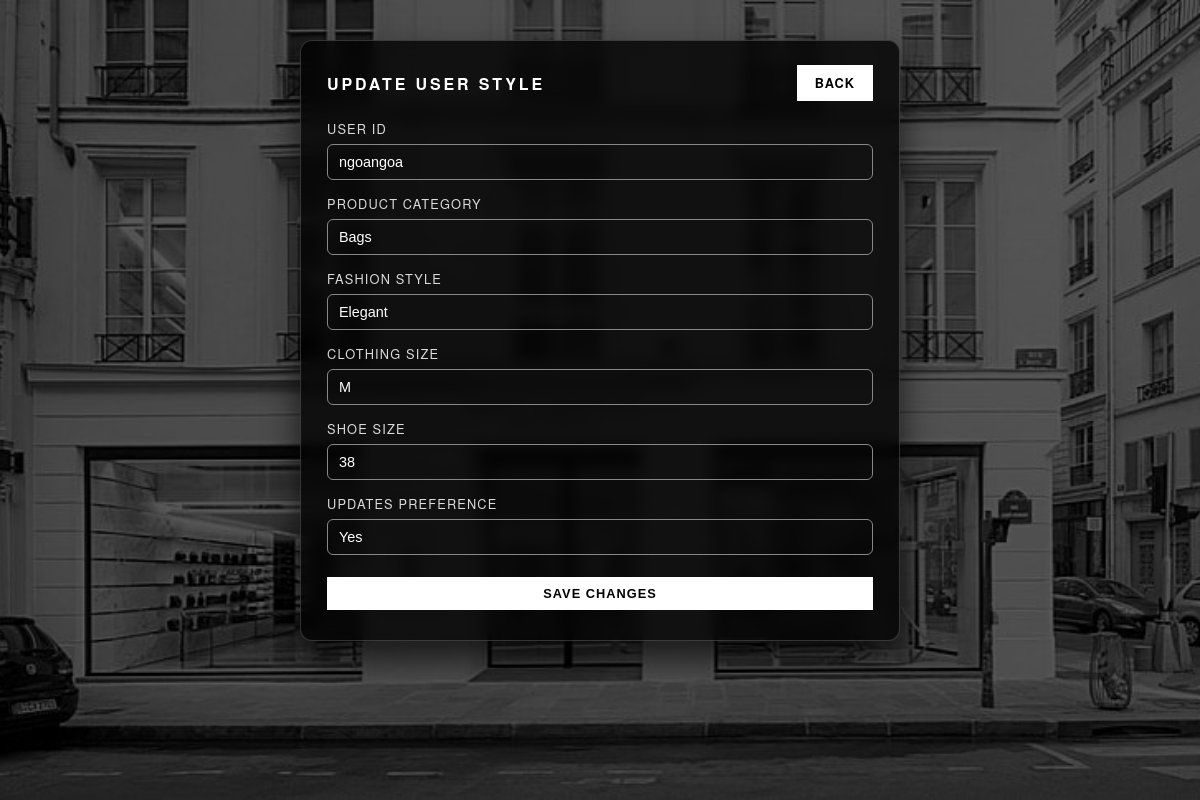
The app's page /finalproject/update.php?id=ngoangoa with its own data.
### tables this page shows
CREATE TABLE `style_reference` (
  `user_id` varchar(200) NOT NULL,
  `product_category` text NOT NULL,
  `fashion_style` text NOT NULL,
  `clothing_size` text NOT NULL,
  `shoe_size` int NOT NULL,
  `updates_preference` enum('Yes','No') NOT NULL
);

### finalproject/update.php (the view, shortened to what this page needs)
<?php
include 'koneksi.php';
$user_id = $_GET['id'];
$data = mysqli_query($koneksi, "SELECT * FROM style_reference WHERE user_id='$user_id'");
$d = mysqli_fetch_array($data);
?>
<!DOCTYPE html>
<html lang="en">
<head>
    <link rel="stylesheet" href="styleupdate.css">
</head>
<body>
<div class="page-section">
    <div class="data-box form-box">
        <div class="data-header">
            <div class="data-title">Update User Style</div>
            <a href="showdata.php" class="btn-ysl">Back</a>
        </div>
        <form method="post" action="ubah.php" class="ysl-form">
            <div class="form-group">
                <label>User ID</label>
                <input type="text" class="ysl-input" value="<?php echo $d['user_id']; ?>" disabled>
            </div>
            <div class="form-group">
                <label>Product Category</label>
                <select name="product_category" class="ysl-input" required>
                    <option value="Bags"           <?php if ($d['product_category']=='Bags') echo 'selected'; ?>>Bags</option>
                </select>
            </div>
            <div class="form-group">
                <label>Fashion Style</label>
                <select name="fashion_style" class="ysl-input" required>
                    <option value="Elegant"         <?php if ($d['fashion_style']=='Elegant') echo 'selected'; ?>>Elegant</option>
                </select>
            </div>
            <div class="form-group">
                <label>Clothing Size</label>
                <select name="clothing_size" class="ysl-input" required>
                    <option value="M"  <?php if ($d['clothing_size']=='M')  echo 'selected'; ?>>M</option>
                </select>
            </div>
            <div class="form-group">
                <label>Shoe Size</label>
                <select name="shoe_size" class="ysl-input" required>
                    <option value="38" <?php if ($d['shoe_size']=='38') echo 'selected'; ?>>38</option>
                </select>
            </div>
            <div class="form-group">
                <label>Updates Preference</label>
                <select name="updates_preference" class="ysl-input" required>
                    <option value="Yes" <?php if ($d['updates_preference']=='Yes') echo 'selected'; ?>>Yes</option>
                </select>
            </div>
            <button type="submit" class="btn-ysl btn-full">Save Changes</button>
        </form>
    </div>
</div>
</body>
</html>

### finalproject/styleupdate.css (style rules this page uses)
* { box-sizing: border-box; }
body { margin: 0; font-family: "Helvetica Neue", Arial, sans-serif; color: #ffffff; }
.page-section { min-height: 100vh; background: url("store.jpeg") center/cover no-repeat fixed; position: relative; display: flex; justify-content: center; align-items: flex-start; padding: 40px 15px; }
.page-section::after { content: ""; position: absolute; inset: 0; background: rgba(0, 0, 0, 0.65); }
.data-box { position: relative; z-index: 2; background: rgba(0, 0, 0, 0.78); border: 1px solid rgba(255, 255, 255, 0.18); backdrop-filter: blur(7px); -webkit-backdrop-filter: blur(7px); width: 100%; max-width: 1000px; border-radius: 12px; padding: 24px 26px 30px; box-shadow: 0 18px 35px rgba(0, 0, 0, 0.7); }
.data-header { display: flex; justify-content: space-between; align-items: center; margin-bottom: 18px; gap: 10px; }
.data-title { text-transform: uppercase; letter-spacing: 0.18em; font-size: 1rem; font-weight: 600; }
.btn-ysl { background: #ffffff; color: #000000; font-weight: bold; letter-spacing: 1px; border-radius: 0; padding: 9px 18px; border: none; text-transform: uppercase; font-size: 0.8rem; text-decoration: none; display: inline-block; cursor: pointer; }
.form-box { max-width: 600px; }
.ysl-form { margin-top: 10px; }
.form-group { margin-bottom: 14px; display: flex; flex-direction: column; gap: 6px; }
.form-group label { font-size: 0.8rem; text-transform: uppercase; letter-spacing: 0.09em; opacity: 0.85; }
.ysl-input { background: transparent; border: 1px solid #888; color: #ffffff; width: 100%; padding: 9px 11px; border-radius: 6px; font-size: 0.9rem; outline: none; }
.btn-full { width: 100%; text-align: center; margin-top: 8px; }
select.ysl-input { background: transparent; border: 1px solid #888; color: #ffffff; width: 100%; padding: 9px 11px; border-radius: 6px; font-size: 0.9rem; outline: none; appearance: none; -webkit-appearance: none; -moz-appearance: none; }
select.ysl-input option { color: #000000 !important; background-color: #ffffff !important; }

### records on screen
style_reference: user_id "ngoangoa", product_category "Bags", fashion_style "Elegant", clothing_size "M", shoe_size "38", updates_preference "Yes"
